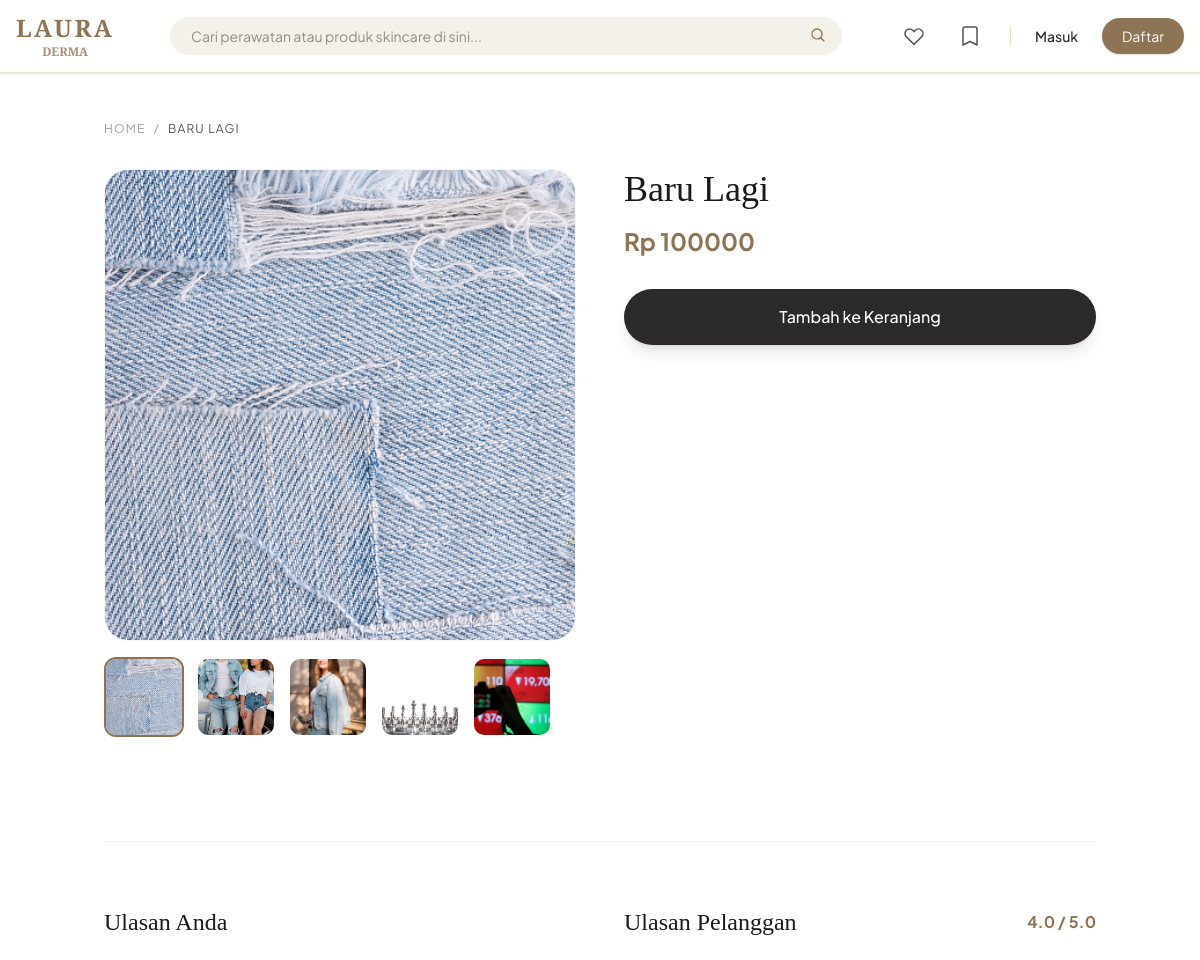
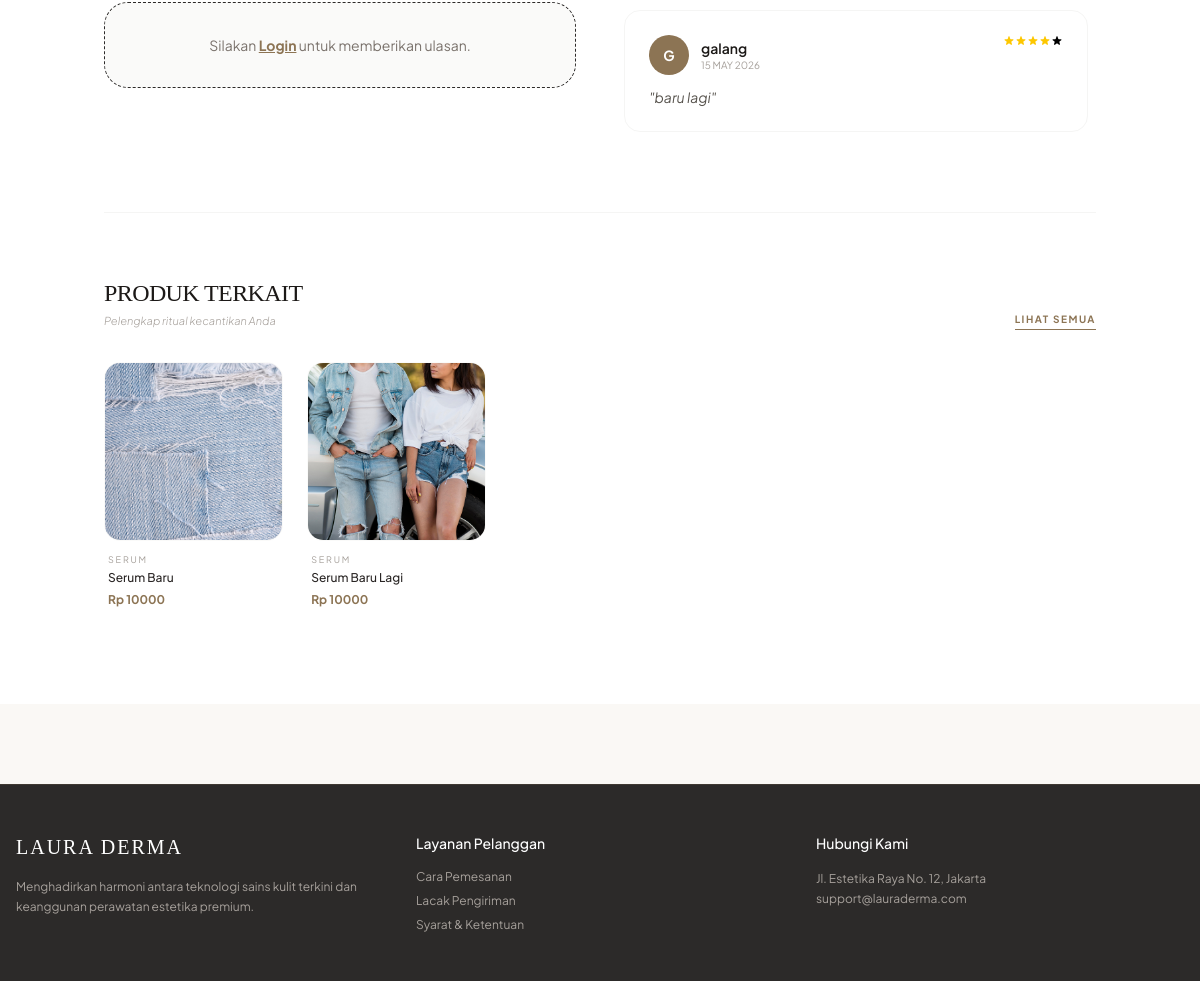
The page /produk/4/ on the database its author committed (2 pictures, top to bottom).
### toko/models.py (models this page shows, shortened)
class Produk(models.Model):
    kategori = models.ForeignKey(Kategori, on_delete=models.SET_NULL, null=True, blank=True, related_name='produk')
    nama = models.CharField(max_length=200)
    slug = models.SlugField(unique=True, max_length=250)
    gambar = models.ImageField(upload_to='produk/thumbnails/', blank=True, null=True)
    deskripsi = models.TextField(blank=True, null=True)
    harga = models.IntegerField()  # Menggunakan integer agar pas untuk mata uang Rupiah
    stok = models.IntegerField(default=0)
    is_flash_sale = models.BooleanField(default=False) # Penanda untuk masuk bagian diskon
    dibuat_pada = models.DateTimeField(auto_now_add=True)
    class Meta:
        verbose_name_plural = "Produk"

class ProdukGambar(models.Model):
    produk = models.ForeignKey(Produk, on_delete=models.CASCADE, related_name='galeri')
    gambar = models.ImageField(upload_to='produk/galeri/')
    alt_text = models.CharField(max_length=255, blank=True, null=True)

class Review(models.Model):
    produk = models.ForeignKey(Produk, on_delete=models.CASCADE, related_name='reviews')
    user = models.ForeignKey(User, on_delete=models.CASCADE)
    rating = models.IntegerField(default=5) # 1 sampai 5
    komentar = models.TextField()
    tanggal = models.DateTimeField(auto_now_add=True)

class Kategori(models.Model):
    nama = models.CharField(max_length=100)
    slug = models.SlugField(unique=True, max_length=150)
    class Meta:
        verbose_name_plural = "Kategori" # Agar di halaman admin tulisannya rapi

### toko/views.py (the view)
# urls.py: path('produk/<int:id>/', detail_produk, name='detail_produk'),
def detail_produk(request, id):
    produk = get_object_or_404(Produk, id=id)
    produk_terkait = Produk.objects.filter(kategori=produk.kategori).exclude(id=id)[:4]
    is_wishlisted = False
    is_liked = False
    reviews = produk.reviews.all().order_by('-tanggal')
    rata_rata_rating = reviews.aggregate(Avg('rating'))['rating__avg'] or 0
    user_sudah_review = False
    if request.user.is_authenticated:
        is_wishlisted = Wishlist.objects.filter(user=request.user, produk=produk).exists()
        is_liked = Like.objects.filter(user=request.user, produk=produk).exists()
        user_sudah_review = Review.objects.filter(produk=produk, user=request.user).exists()
    context = {
        'produk': produk,
        'produk_terkait': produk_terkait,
        'reviews': reviews,
        'is_wishlisted': is_wishlisted,
        'is_liked': is_liked,
        'rata_rata_rating': round(rata_rata_rating, 1),
        'jumlah_review': reviews.count(),
        'user_sudah_review': user_sudah_review,
    }
    return render(request, 'detail_produk.html', context)

### toko/context_processors.py (called while the page is built)
def wishlist_count(request):
    if request.user.is_authenticated:
        count = Wishlist.objects.filter(user=request.user).count()
    else:
        count = 0
    return {'wish_count': count}

### templates/detail_produk.html (shortened to what this page needs)
{% extends 'base.html' %}
{% block content %}
<section class="py-12 bg-white">
    <div class="container mx-auto px-4">
        <nav class="flex mb-8 text-xs text-stone-400 uppercase tracking-widest">
            <a href="{% url 'home' %}" class="hover:text-[#8C7454]">Home</a>
            <span class="mx-2">/</span>
            <span class="text-stone-600">{{ produk.nama }}</span>
        </nav>
        <div class="flex flex-col lg:flex-row gap-12">
            <div class="lg:w-1/2">
                <div class="sticky top-24">
                    <div class="aspect-square rounded-3xl overflow-hidden bg-[#F4F1EA] mb-4 border border-stone-100">
                        {% if produk.gambar %}
                            <img id="main-image" src="{{ produk.gambar.url }}" class="w-full h-full object-cover transition-opacity duration-300">
                        {% endif %}
                    </div>
                    {% if produk.galeri.all %}
                    <div class="flex gap-3 overflow-x-auto pb-2 scrollbar-hide">
                        <div class="w-20 h-20 flex-shrink-0 rounded-xl overflow-hidden cursor-pointer border-2 border-[#8C7454] thumbnail-item"
                             onclick="changeImage('{{ produk.gambar.url }}', this)">
                            <img src="{{ produk.gambar.url }}" class="w-full h-full object-cover">
                        </div>
                        {% for item in produk.galeri.all %}
                        <div class="w-20 h-20 flex-shrink-0 rounded-xl overflow-hidden cursor-pointer border-2 border-transparent hover:border-stone-300 thumbnail-item"
                             onclick="changeImage('{{ item.gambar.url }}', this)">
                            <img src="{{ item.gambar.url }}" class="w-full h-full object-cover">
                        </div>
                        {% endfor %}
                    </div>
                    {% endif %}
                </div>
            </div>
            <div class="lg:w-1/2">
                <h1 class="text-4xl font-serif text-stone-900 mb-4">{{ produk.nama }}</h1>
                <p class="text-2xl font-bold text-[#8C7454] mb-6">Rp {{ produk.harga }}</p>
                <div class="flex gap-4 mb-10">
                    <button class="flex-1 bg-[#2C2A29] text-white py-4 rounded-full font-medium hover:bg-[#8C7454] transition-all shadow-lg">
                        Tambah ke Keranjang
                    </button>
                </div>
            </div>
        </div>
        <section class="mt-24 border-t border-stone-100 pt-16">
            <div class="flex flex-col lg:flex-row justify-between gap-12">
                <div class="w-full lg:w-1/2">
                    <h3 class="text-2xl font-serif text-stone-900 mb-6">Ulasan Anda</h3>
                    <div id="review-section-wrapper">
                        {% if user.is_authenticated %}
                            {% if user_sudah_review %}
                                <div class="p-8 bg-green-50 rounded-3xl border border-green-100 text-center">
                                    <div class="w-12 h-12 bg-green-500 rounded-full flex items-center justify-center mx-auto mb-4 text-white">✓</div>
                                    <h4 class="text-green-800 font-semibold">Terima Kasih!</h4>
                                    <p class="text-green-600 text-sm">Anda telah memberikan ulasan untuk produk ini.</p>
                                </div>
                            {% else %}
                                <div id="form-container" class="p-8 bg-[#FAF8F5] rounded-3xl border border-[#EAE3D2]">
                                    <form id="reviewForm" action="{% url 'kirim_review' produk.id %}" method="POST" class="space-y-6">
                                        {% csrf_token %}
                                        <div>
                                            <label class="block text-xs font-semibold text-stone-700 uppercase mb-3">Rating Anda</label>
                                            <div class="flex flex-row-reverse justify-end gap-2 star-rating text-stone-300">
                                                {% for i in "54321" %}
                                                <input type="radio" id="star{{i}}" name="rating" value="{{i}}" class="hidden" required />
                                                <label for="star{{i}}" class="cursor-pointer hover:text-yellow-400">
                                                    <svg class="w-8 h-8 fill-current" viewBox="0 0 20 20"><path d="M9.049 2.927c.3-.921 1.603-.921 1.902 0l1.07 3.292a1 1 0 00.95.69h3.462c.969 0 1.371 1.24.588 1.81l-2.8 2.034a1 1 0 00-.364 1.118l1.07 3.292c.3.921-.755 1.688-1.54 1.118l-2.8-2.034a1 1 0 00-1.175 0l-2.8 2.034c-.784.57-1.838-.197-1.539-1.118l1.07-3.292a1 1 0 00-.364-1.118L2.98 8.72c-.783-.57-.38-1.81.588-1.81h3.461a1 1 0 00.951-.69l1.07-3.292z" /></svg>
                                                </label>
                                                {% endfor %}
                                            </div>
                                        </div>
                                        <div>
                                            <label class="block text-xs font-semibold text-stone-700 uppercase mb-2">Komentar</label>
                                            <textarea name="komentar" rows="4" required class="w-full bg-white border border-[#EAE3D2] rounded-2xl py-4 px-4 text-sm outline-none focus:border-[#8C7454] resize-none" placeholder="Bagaimana pengalaman Anda?"></textarea>
                                        </div>
                                        <button type="submit" class="w-full bg-[#8C7454] text-white py-4 rounded-full font-medium hover:bg-[#735F43] transition-all">Kirim Ulasan</button>
                                    </form>
                                </div>
                            {% endif %}
                        {% else %}
                            <div class="p-8 bg-stone-50 rounded-3xl border border-dashed text-center">
                                <p class="text-sm text-stone-500">Silakan <a href="{% url 'login' %}" class="text-[#8C7454] underline font-bold">Login</a> untuk memberikan ulasan.</p>
                            </div>
                        {% endif %}
                    </div>
                </div>
                <div class="w-full lg:w-1/2">
                    <div class="flex items-center justify-between mb-8">
                        <h3 class="text-2xl font-serif text-stone-900">Ulasan Pelanggan</h3>
                        <span class="text-[#8C7454] font-bold">{{ rata_rata_rating|default:"0" }} / 5.0</span>
                    </div>
                    <div id="reviewContainer" class="space-y-6 max-h-[500px] overflow-y-auto pr-2 scrollbar-thin">
                        {% for review in reviews %}
                        <div class="bg-white border border-stone-100 p-6 rounded-2xl">
                            <div class="flex justify-between items-start mb-3">
                                <div class="flex items-center gap-3">
                                    <div class="w-10 h-10 rounded-full bg-[#8C7454] flex items-center justify-center text-white font-bold text-sm">
                                        {{ review.user.username|slice:":1"|upper }}
                                    </div>
                                    <div>
                                        <p class="font-semibold text-stone-900 text-sm">{{ review.user.username }}</p>
                                        <p class="text-[10px] text-stone-400 uppercase">{{ review.tanggal|date:"d M Y" }}</p>
                                    </div>
                                </div>
                                <div class="flex text-yellow-400">
                                    {% for i in "12345" %}
                                    <svg class="w-3 h-3 {% if forloop.counter <= review.rating %}fill-current{% else %}text-stone-200{% endif %}" viewBox="0 0 20 20"><path d="M9.049 2.927c.3-.921 1.603-.921 1.902 0l1.07 3.292a1 1 0 00.95.69h3.462c.969 0 1.371 1.24.588 1.81l-2.8 2.034a1 1 0 00-.364 1.118l1.07 3.292c.3.921-.755 1.688-1.54 1.118l-2.8-2.034a1 1 0 00-1.175 0l-2.8 2.034c-.784.57-1.838-.197-1.539-1.118l1.07-3.292a1 1 0 00-.364-1.118L2.98 8.72c-.783-.57-.38-1.81.588-1.81h3.461a1 1 0 00.951-.69l1.07-3.292z" /></svg>
                                    {% endfor %}
                                </div>
                            </div>
                            <p class="text-stone-600 text-sm italic">"{{ review.komentar }}"</p>
                        </div>
                        {% empty %}
                        <p id="no-review" class="text-stone-400 italic text-center py-10">Belum ada ulasan.</p>
                        {% endfor %}
                    </div>
                </div>
            </div>
        </section>
    </div>
    {% if produk_terkait %}
        <div class="container mx-auto px-4">
            <div class="mt-20 border-t border-stone-100 pt-16 pb-12">
                <div class="flex items-end justify-between mb-8">
                    <div>
                        <h2 class="text-xl md:text-2xl font-serif text-stone-900 uppercase tracking-tight">Produk Terkait</h2>
                        <p class="text-stone-400 text-[11px] mt-1 font-light italic">Pelengkap ritual kecantikan Anda</p>
                    </div>
                    <a href="{% url 'home' %}" class="text-[10px] font-bold uppercase tracking-[0.15em] text-[#8C7454] border-b border-[#8C7454] pb-0.5 hover:text-[#735F43] transition-colors">
                        Lihat Semua
                    </a>
                </div>
                <div class="grid grid-cols-2 sm:grid-cols-3 md:grid-cols-4 lg:grid-cols-5 gap-6">
                    {% for p in produk_terkait %}
                    <div class="group">
                        <div class="relative aspect-square rounded-2xl overflow-hidden bg-[#FAF8F5] mb-3 border border-stone-50 transition-all duration-300 group-hover:shadow-md">
                        </div>
                        <div class="px-1">
                            <p class="text-[9px] text-stone-400 uppercase tracking-[0.2em] mb-1">{{ p.kategori.nama }}</p>
                            <a href="{% url 'detail_produk' p.id %}">
                                <h4 class="text-xs font-medium text-stone-800 group-hover:text-[#8C7454] transition-colors line-clamp-1">
                                    {{ p.nama }}
                                </h4>
                            </a>
                            <p class="text-[#8C7454] text-xs font-bold mt-1.5">Rp {{ p.harga }}</p>
                        </div>
                    </div>
                    {% endfor %}
                </div>
            </div>
        </div>
    {% endif %}
</section>
{% endblock %}

### templates/base.html (style rules this page uses)
body { font-family: 'Plus Jakarta Sans', sans-serif; }

### rows shown on the page
Produk: nama "BARU LAGI", gambar (picture), nama "Baru Lagi", harga "100000"
ProdukGambar: gambar (picture)
ProdukGambar: gambar (picture)
ProdukGambar: gambar (picture)
ProdukGambar: gambar (picture)
Review: user.username "G", user.username "galang", tanggal "15 MAY 2026", rating 4 (drawn), komentar "baru lagi"
Produk: kategori.nama "SERUM", nama "Serum Baru", harga "10000"
Produk: kategori.nama "SERUM", nama "Serum Baru Lagi", harga "10000"

### other values the page prints
{{ rata_rata_rating|default:"0" }} "4.0"
